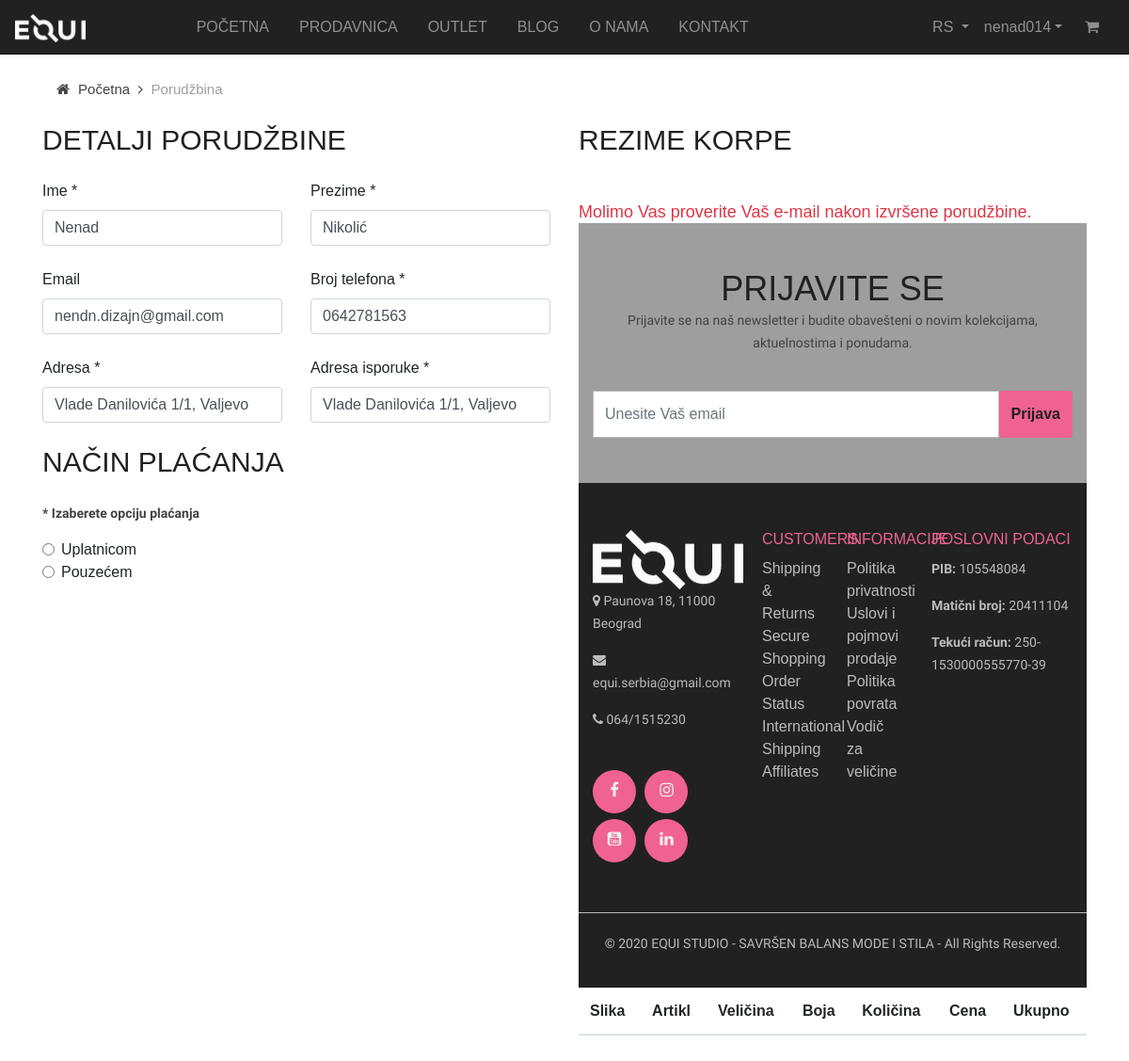
/checkout.view.php (signed in), run on the app's committed database.
### tables this page shows
CREATE TABLE `user` (
  `user_id` int(10) NOT NULL,
  `name` varchar(50) NOT NULL,
  `email` varchar(50) NOT NULL,
  `password` varchar(256) NOT NULL,
  `fname` varchar(50) DEFAULT NULL,
  `lname` varchar(50) DEFAULT NULL,
  `phone` varchar(50) DEFAULT NULL,
  `address` varchar(50) DEFAULT NULL,
  `delivery_address` varchar(50) DEFAULT NULL,
  `created` datetime NOT NULL DEFAULT current_timestamp()
);

### bootstrap.php (called while the page is built, shortened)
<?php
require_once 'class/User.class.php';
$db = new Connection();
$conn = $db->connection();
$user = new User($conn);

### class/User.class.php (called while the page is built, shortened)
<?php
class User {
    private $conn;
    public function __construct($conn)
    {
        $this->conn = $conn;
    }
    public function show($id) {
        $sql = "SELECT * FROM user WHERE user_id = ?";
        $query = $this->conn->prepare($sql);
        $query->execute([$id]);
        $result = $query->fetch(PDO::FETCH_OBJ);
        return $result;
    }
}

### checkout.view.php (the view, shortened to what this page needs)
<?php require_once 'inc/top.inc.php'; ?>
<?php require_once 'inc/navbar.inc.php'; ?>
<?php
    $single = $user->show($_SESSION['loggedUser']->user_id);
?>
<div class="container py-5">
    <div class="breadcrumb-option">
        <div class="container">
            <div class="row">
                <div class="col-lg-12">
                    <div class="breadcrumb__links">
                        <a href="index.php">
                            <i class="fa fa-home"></i>
                            Početna</a>
                        <span>Porudžbina</span>
                    </div>
                </div>
            </div>
        </div>
    </div>
    <br>
    <form action="order.php" method="POST">
        <div class="row">
            <div class="col-md-6">
                <h3>DETALJI PORUDŽBINE</h3>
                <br>
                <div class="row">
                    <div class="col-md-6">
                        <label>Ime *</label>
                        <input type="text" class="form-control" name="fname" value="<?php echo $single->fname; ?>" required>
                    </div>
                    <div class="col-md-6">
                        <label>Prezime *</label>
                        <input type="text" class="form-control" name="lname" value="<?php echo $single->lname; ?>" required>
                    </div>
                </div><br>
                <div class="row">
                    <div class="col-md-6">
                        <label>Email</label>
                        <input type="email" class="form-control" name="email" value="<?php echo $_SESSION['loggedUser']->email; ?>" required>
                    </div>
                    <div class="col-md-6">
                        <label>Broj telefona *</label>
                        <input type="text" class="form-control" name="phone" value="<?php echo $single->phone; ?>" required>
                    </div>
                </div><br>
                <div class="row">
                    <div class="col-md-6">
                        <label for="address">Adresa *</label>
                        <input type="text" class="form-control" name="address" value="<?php echo $single->address; ?>" required>
                    </div>
                    <div class="col-md-6">
                        <label for="delivery_address">Adresa isporuke *</label>
                        <input type="text" class="form-control" name="delivery_address" value="<?php echo $single->delivery_address; ?>" required>
                    </div>
                </div>
                <br>
                <h3>NAČIN PLAĆANJA</h3>
                <br>
                <p><strong>* Izaberete opciju plaćanja</strong></p>
                <div class="form-check">
                    <input type="radio" class="form-check-input" name="payment" value="Uplatnica" required>Uplatnicom <br>
                    <input type="radio" class="form-check-input" name="payment" value="Pouzeće">Pouzećem
                </div>
            </div>
            <div class="col-md-6">
                <h3>REZIME KORPE</h3>
                <br>
                <table class="table">
                    <thead>
                        <tr>
                            <th>Slika</th>
                            <th>Artikl</th>
                            <th>Veličina</th>
                            <th>Boja</th>
                            <th>Količina</th>
                            <th>Cena</th>
                            <th>Ukupno</th>
                        </tr>
                    </thead>
            </div>
        </div>
    </form>
    <br>
    <h5 class="text-danger">Molimo Vas proverite Vaš e-mail nakon izvršene porudžbine.</h5>
</div>
<?php require_once 'inc/bottom.inc.php'; ?>

### assets/css/style.css (style rules this page uses)
body { font-family: 'Montserrat', sans-serif; height: 100%; }
h1, h2, h3, h4, h5, h6 { color: #212121; margin: 0; font-weight: 400; }
h3, .h3 { font-size: 30px; }
h5, .h5 { font-size: 18px; }
p { font-size: 14px; font-family: "Cantarell", sans-serif; color: #424242; font-weight: 400; line-height: 24px; margin: 0 0 15px 0; }
a { color: #424242; }
.breadcrumb-option { padding-top: 35px; }
.breadcrumb__links a { font-size: 15px; font-weight: 500; color: #424242; margin-right: 18px; display: inline-block; position: relative; }
.breadcrumb__links a:after { position: absolute; right: -14px; top: 0; content: ""; font-family: "FontAwesome"; }
.breadcrumb__links a i { margin-right: 5px; }
.breadcrumb__links span { font-size: 15px; font-weight: 500; color: #9e9e9e; display: inline-block; }

### data on the page
user: fname "Nenad", lname "Nikolić", email "nendn.dizajn@gmail.com", phone "0642781563", address "Vlade Danilovića 1/1, Valjevo", delivery_address "Vlade Danilovića 1/1, Valjevo"

### other printed values
$_SESSION['loggedUser']->name "nenad014"
